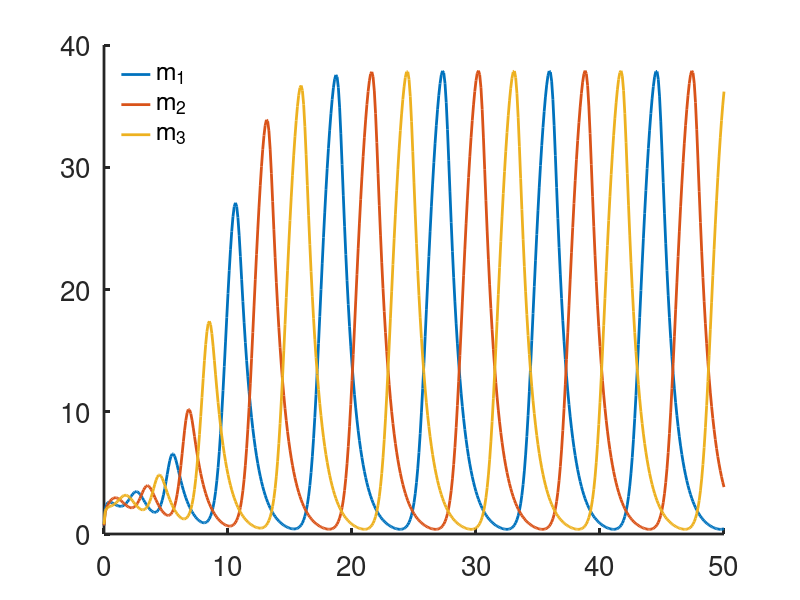

Write MATLAB code to recreate this figure.
% 
% For Keener and Sneyd, Mathematical Physiology, Third Edition, Chapter 10

%  -------------------------------------------------------------------
%
%   The repressilator (Elowitz and Leibler (2000) Nature, 403, 335).
%
%   For Chapter 10, Section 10.1.2 of
%   Keener and Sneyd, Mathematical Physiology, 3rd Edition, Springer.
% 
%   Written by James Keener and James Sneyd.
% 
%  ------------------------------------------------------------------- 
function repressilator 

clear all
close all
clc
set(0,                           ...
   'defaultaxesfontsize', 20,   ...
   'defaultaxeslinewidth', 2.0, ...
   'defaultlinelinewidth', 2.0);
global  alpha n 

% parameters

alpha = 50;
S = 0;
n = 3;
m1=0.7 ;
m2=m1;
m3=0.8;

init=[m1,m2,m3];
total=50;
tstep = 0.1;

tspan = [0:tstep:total];
[T,S] = ode23(@deRHS,tspan, init, odeset('maxstep',10));  

figure(1)
plot(T,S(:,1),T,S(:,2),T,S(:,3))
legend('boxoff')
legend('m_1','m_2','m_3','location','northwest')
box off

%%
function s_prime=deRHS(t,sol) 
global  alpha n 

m1=sol(1); 
m2=sol(2);
m3=sol(3);

m1p =  alpha/(1+m2^n) - m1;
m2p =  alpha/(1+m3^n) - m2;
m3p =  alpha/(1+m1^n) - m3;

s_prime =[m1p;m2p;m3p];
 
